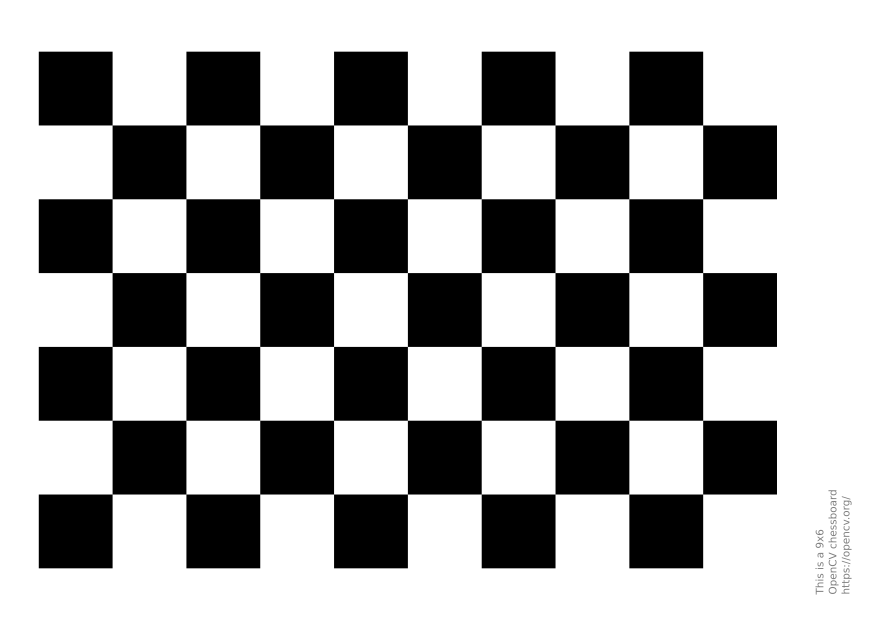
#> input picture OpenCV/image6.png, 1754 x 1240 px (shown at 1/2 size)
$ python contours.py   (older library calls are emulated)
#> lines starting #> are read from the running program, lines starting #| are printed output that depends on the picture; after the words box and inside, x2 and y2 are one past the last pixel; in counts of white or black regions, pixels touching at a corner belong together
import cv2 as cv
import numpy as np


img = cv.imread("image6.png")
#> img is the input picture: shape (1240, 1754, 3); min 0, max 255, mean 165.4

resized_img = cv.resize(img,(480,360))
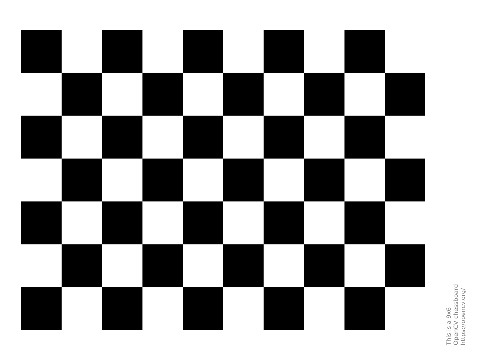
#> resized_img: shape (360, 480, 3); min 0, max 255, mean 165.4

ret, thresh = cv.threshold(img, 127, 255, cv.THRESH_BINARY_INV)
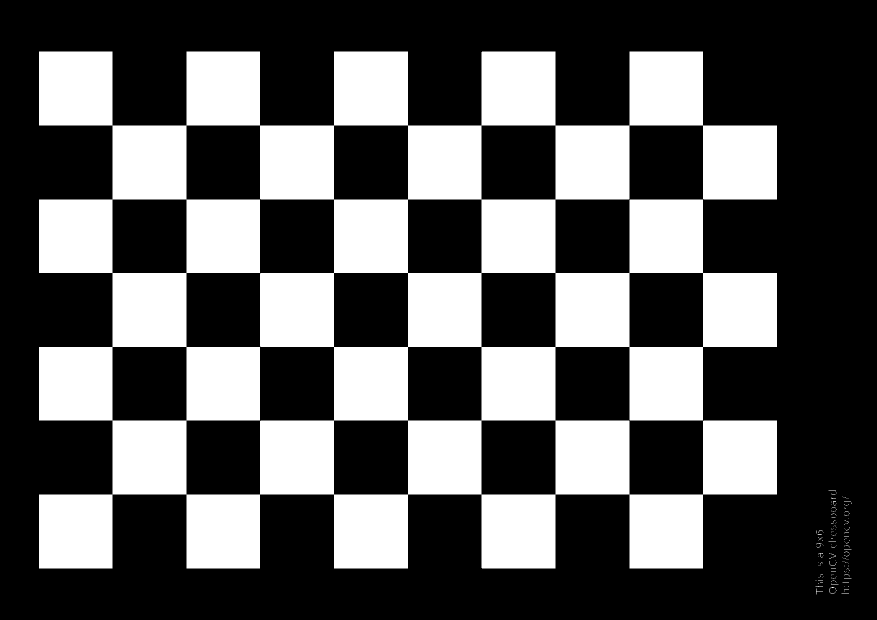
#> thresh: shape (1240, 1754, 3) (shown at 1/2 size); 35.1% white; 175 white regions (170 under 20 px), largest, box (x1, y1, x2, y2) and area: (78, 103, 1554, 1137) 762936, (1658, 1174, 1671, 1187) 31, (1632, 1177, 1646, 1189) 25, (1636, 1106, 1646, 1115) 22, (1658, 1122, 1672, 1132) 20


#> (the run stopped early here; a loop or call above may not have finished)

$ run again, with OpenCV/image5.png copied over OpenCV/image6.png
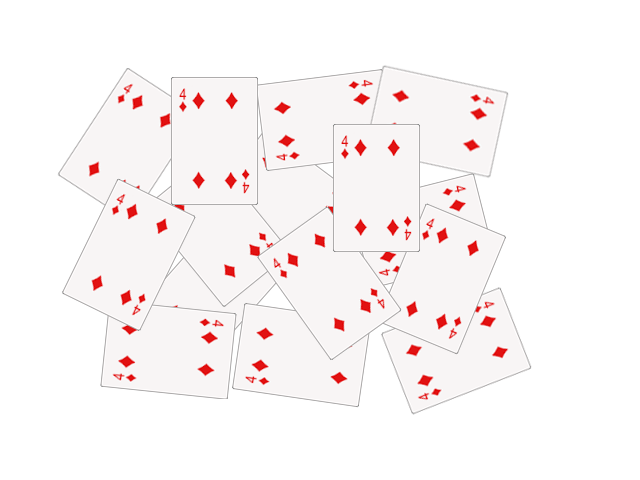
#> input picture OpenCV/image5.png, 640 x 480 px
#> img is the input picture: shape (480, 640, 3); mean B, G, R 245.8, 245.8, 250.7
#> `ret, thresh = cv.threshold(img, 127, 255, cv.THRESH_BINARY_INV)`:
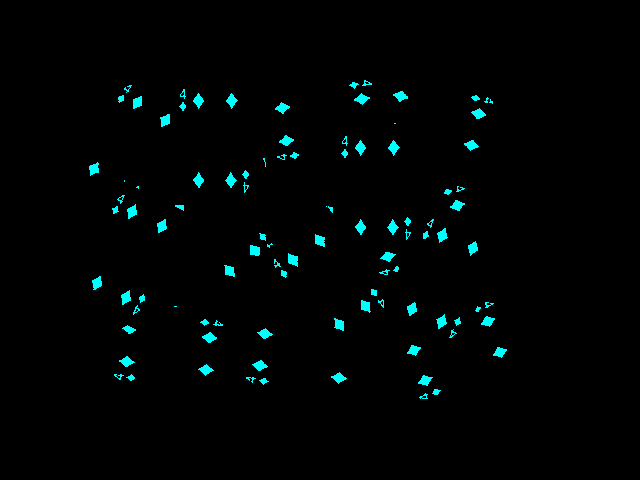
#> thresh: shape (480, 640, 3); mean B, G, R 4.4, 4.4, 0
